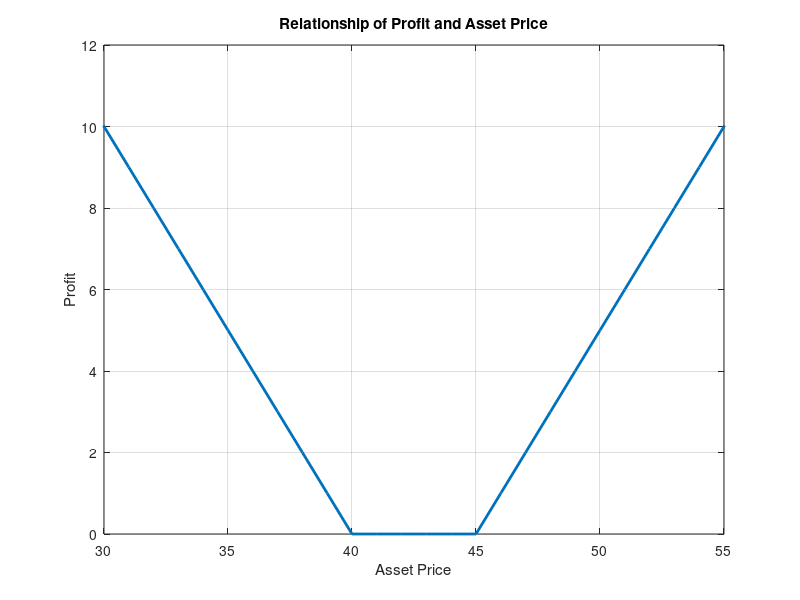
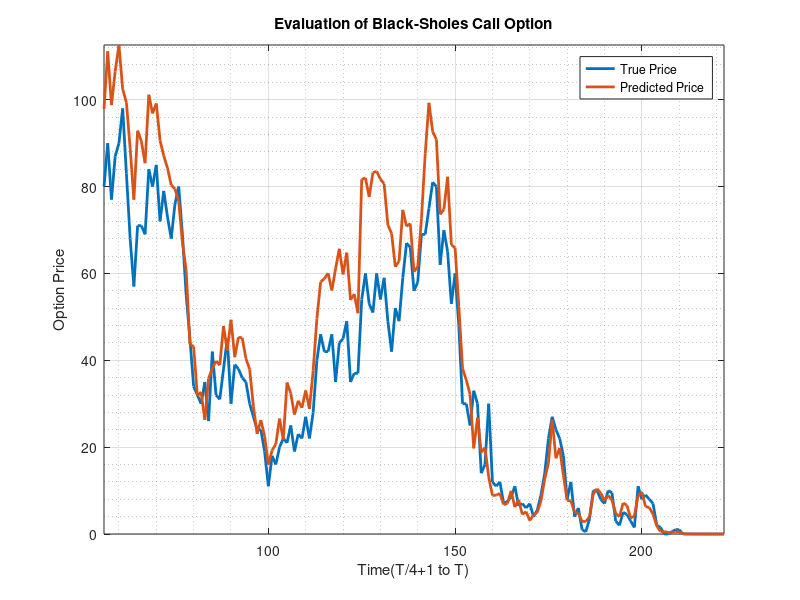
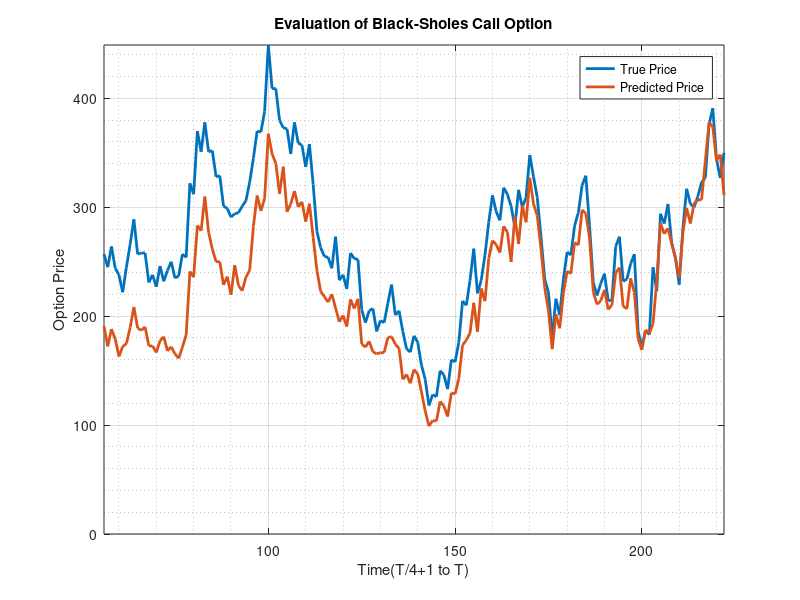

These charts were generated, in order, by the following MATLAB code: (Note: this script raises an error after producing the figures.)
%% Profit and Asset Price 
N = 100;
profit = zeros(1, N);
for i = 1:N
    if i <= 40
        profit(i) = 40 - i;
    elseif i > 40 && i < 45 
        profit(i) = 0;
    elseif i >= 45 
        profit(i) = i - 45;
    end
end

figure(1), clf,
plot(1:100, profit, 'LineWidth', 2);
grid on,
axis([30, 55, 0, 12]);
title('Relationship of Profit and Asset Price');
xlabel('Asset Price');
ylabel('Profit');

%% Import Stock Data
% clear;
% clc; 
% stockDir = dir('stock');
% names = {stockDir(3: length(stockDir)).name};
% stock = cell(length(stockDir) - 2, 1);
% for i = 1: length(stockDir)-2
%     stock{i} = importdata(fullfile('stock', names{i}));
% end
% 
% save('stock.mat', 'stock');

%% Evaluate Call and Put Price

clear;
clc; 
load('stock.mat');

option = 5;
close = stock{option}(:, 3);
call = stock{option}(:, 2);
put = stock{option + 5}(:, 2);

from = floor(length(close)/4) + 1;
to = length(close);

trueCall = call(from:to, 1);
truePut = put(from:to, 1);

K = [2925, 3025, 3125, 3225, 3325];
S0 = close(from: to, 1);
r = 0.06;

period34 = length(S0);
period14 = floor(period34/3);
sigma = zeros(period34, 1);

maturity = zeros(period34, 1);
for i = 1:period34
    maturity(i) = (period34-i+1)/252;
end

logclose = zeros(length(close)-1, 1);
for i = 1:length(close)-1
    logclose(i) = log(close(i+1)/close(i));
end
for i = 1:period34 
    sigma(i) = std(logclose(i: i+period14-1, 1));
    sigma(i) = sigma(i) * sqrt(252);
end

pcall = zeros(period34, 1);
pput = zeros(period34, 1);
for i = 1:period34
    [pcall(i), pput(i)] = blsprice(S0(i), K(option), r, maturity(i), sigma(i));
end

figure(2), clf, 
plot(from: to, trueCall, 'LineWidth', 2);
hold on, grid on, grid minor,
plot(from: to, pcall, 'LineWidth', 2);
title('Evaluation of Black-Sholes Call Option');
xlabel('Time(T/4+1 to T)');
ylabel('Option Price');
legend('True Price', 'Predicted Price')
axis([56, 222, 0, inf]);

figure(3), clf, 
plot(from: to, truePut, 'LineWidth', 2);
hold on, grid on, grid minor,
plot(from: to, pput, 'LineWidth', 2);
title('Evaluation of Black-Sholes Call Option');
xlabel('Time(T/4+1 to T)');
ylabel('Option Price');
legend('True Price', 'Predicted Price')
axis([56, 222, 0, inf]);

%% Implied Volatilities 

N = 30;
index = randperm(period34, N);
S0r = S0(index);
callr = trueCall(index);
maturity = (period34*ones(1, N) - index)./252;

impv = zeros(N, 1);
% for i = 1:N
%     impv(i) = blsimpv(S0r(i), K(option), r, maturity(i), callr(i));
% end
for i = 1:N
    [impv(i), C] = calcBSImpVol(1, callr(i), S0r(i), K(option), maturity(i), r, 0.04);
end

hisv = sigma(index);

figure(4), clf, 
scatter(hisv, impv, 'LineWidth', 2);
grid on, grid minor, hold on, 
title('Relationship of Implied Volatilities and Estimated Volatilities');
xlabel('Estimated Volatility');
ylabel('Implied Volatility');
% axis([0.1, 0.15, 0.1, 0.15]);

%% Volatility Smile

N = 100; 
Kr = linspace(3200, 5000, N);
index = randperm(period34, 1);
S0r = S0(index);
callr = trueCall(index);
maturity = (period34 - index)/252; 

impv = zeros(N, 1);
% for i = 1:N
%     impv(i) = blsimpv(S0r, Kr(i), r, maturity, callr);
% end
for i = 1:N
    [impv(i), C] = calcBSImpVol(1, callr, S0r, Kr(i), maturity, r, 0.04);
end

figure(4), clf, 
plot(Kr, impv, 'LineWidth', 2);
grid on, grid minor, hold on, 
title('Relationship of Implied Volatilities and Strike Price');
xlabel('Estimated Volatility');
ylabel('Strike Price');


%% Example

%   Example 1
%       S = 100; K = (40:25:160)'; T = (0.25:0.25:1)'; % Define Key Variables
%       cp = [ones(4,3),-ones(4,2)]; % [Calls[4,3],Puts[4,2]]
%       R = 0.01*repmat([1.15;1.10;1.05;1],1,5); % 
%       Q = 0.03*repmat([1.3;1.2;1.1;1],1,5);
%       P = ...
%           [[59.1445725607811,34.2167401269277,10.1798771553458,16.1224863211251,40.5779719086946];
%           [58.4355054500906,33.5945826994415,10.7977275764632,17.4776751735401,41.1533978186314];
%           [57.8694061672804,33.1636044111551,11.3636963648521,18.6294544130139,41.7369813312724];
%           [57.4444414750070,32.9126689586500,11.9027988146694,19.5839252875422,42.2704830992694]];
%       [mK,mT] = meshgrid(K,T);
%       [sigma,C] = calcBSImpVol(cp,P,S,mK,mT,R,Q);
% %       sigma = blsimpv(S,mK,R,mT,P,Q);
%       figure,clf,
%       mesh(mK,mT,sigma);
%       hold on; scatter3(mK(:),mT(:),sigma(:),60,[0,0,0],'filled'); hold off
%       xlabel('Strike'); ylabel('Expiry'); zlabel('Volatility');
